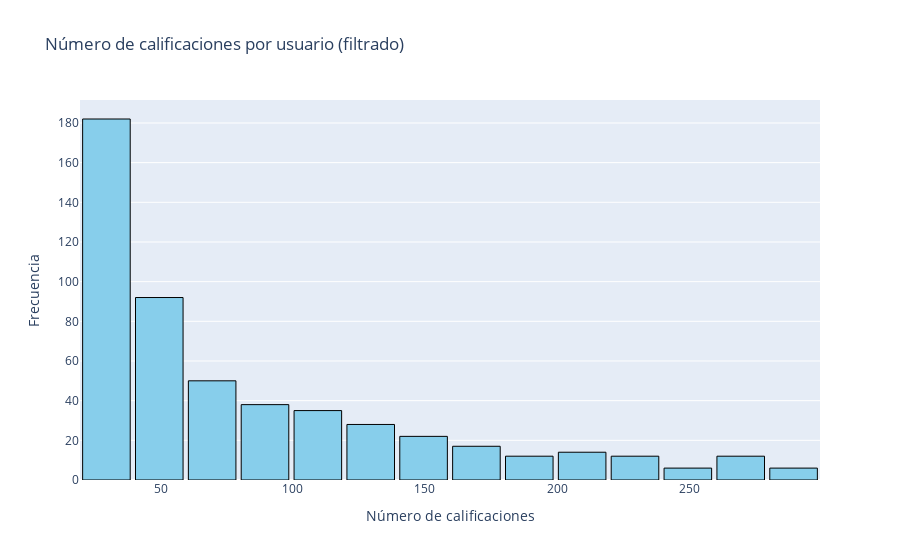

Write notebook code for a chart like this one.
### Code cell
# Crear histograma con Plotly
fig = go.Figure()

fig.add_trace(go.Histogram(
    x=rating_users2['cnt_rat'],
    nbinsx=20,  # Número de bins como en matplotlib
    marker=dict(color='skyblue', line=dict(color='black', width=1))
))

fig.update_layout(
    title="Número de calificaciones por usuario (filtrado)",
    xaxis_title="Número de calificaciones",
    yaxis_title="Frecuencia",
    bargap=0.1  # espacio entre barras
)

fig.show()

### Figure 1 — Plotly figure (JSON) as saved in the notebook; plotly's stock layout.template omitted (floating-point values rounded to 4 significant figures; data arrays with more than 128 entries replaced by an {"elided": "..."} marker saying what was removed)
{"data": [{"marker": {"color": "skyblue", "line": {"color": "black", "width": 1}}, "nbinsx": 20, "type": "histogram", "x": {"elided": "526 int values"}}], "layout": {"bargap": 0.1, "title": {"text": "Número de calificaciones por usuario (filtrado)"}, "xaxis": {"title": {"text": "Número de calificaciones"}}, "yaxis": {"title": {"text": "Frecuencia"}}}}
